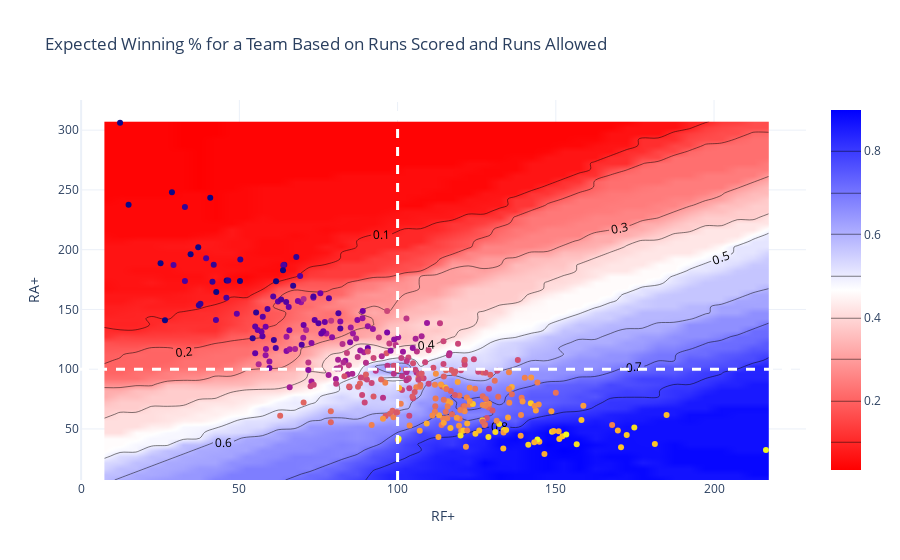

Write notebook code for a chart like this one.
### Code cell
color_scale = [[0, 'red'], [0.5, 'white'], [1, 'blue']]

fig = go.Figure(data =
    go.Contour(
        z=Z,
        x=aa[0],
        y=aa[0],
        #colorscale='Hot',
        colorscale=color_scale,
        contours=dict(
            coloring ='heatmap',
            showlabels = True, # show labels on contours
            labelfont = dict( # label font properties
                size = 12,
                color = 'black',
            )
    )))
fig.add_trace(go.Scatter(
    #x=tms['wRC+'],
    #y=tms['RA+'],
    x=st['RF+'],
    y=st['RA+'],
    mode='markers',
    marker=dict(color=st['Pct']),
    text=st['League']+' '+st['Team']+' '+st['Year'].astype(str)+'<br>'+st['Pct'].astype(str)+'<br>xPct: '+round(st['xPct_KNN'],3).astype(str)+'<br>RF+:'+st['RF+'].astype(str)+'<br>RA+: '+st['RA+'].astype(str)+'<br>'+st['Postseason'].astype(str)
))
fig.add_hline(y=100, line_width=3, line_dash="dash", line_color="white")
fig.add_vline(x=100, line_width=3, line_dash="dash", line_color="white")
fig.update_layout(
    title='Expected Winning % for a Team Based on Runs Scored and Runs Allowed',
    xaxis_title='RF+',
    yaxis_title='RA+',
    template = 'plotly_white',
)
fig.show()
#fig.write_html('xPct.html', include_plotlyjs='cdn')

### Figure 1 — Plotly figure (JSON) as saved in the notebook; plotly's stock layout.template omitted (floating-point values rounded to 4 significant figures; data arrays with more than 128 entries replaced by an {"elided": "..."} marker saying what was removed)
{"data": [{"colorscale": [[0, "red"], [0.5, "white"], [1, "blue"]], "contours": {"coloring": "heatmap", "labelfont": {"color": "black", "size": 12}, "showlabels": true}, "type": "contour", "x": [7.3, 12.3, 17.3, 22.3, 27.3, 32.3, 37.3, 42.3, 47.3, 52.3, 57.3, 62.3, 67.3, 72.3, 77.3, 82.3, 87.3, 92.3, 97.3, 102.3, 107.3, 112.3, 117.3, 122.3, 127.3, 132.3, 137.3, 142.3, 147.3, 152.3, 157.3, 162.3, 167.3, 172.3, 177.3, 182.3, 187.3, 192.3, 197.3, 202.3, 207.3, 212.3, 217.3], "y": [7.3, 12.3, 17.3, 22.3, 27.3, 32.3, 37.3, 42.3, 47.3, 52.3, 57.3, 62.3, 67.3, 72.3, 77.3, 82.3, 87.3, 92.3, 97.3, 102.3, 107.3, 112.3, 117.3, 122.3, 127.3, 132.3, 137.3, 142.3, 147.3, 152.3, 157.3, 162.3, 167.3, 172.3, 177.3, 182.3, 187.3, 192.3, 197.3, 202.3, 207.3, 212.3, 217.3], "z": {"elided": "61x43 float values"}}, {"marker": {"color": {"elided": "350 float values"}}, "mode": "markers", "text": {"elided": "350 str values"}, "type": "scatter", "x": {"elided": "350 float values"}, "y": {"elided": "350 float values"}}], "layout": {"shapes": [{"line": {"color": "white", "dash": "dash", "width": 3}, "type": "line", "x0": 0, "x1": 1, "xref": "x domain", "y0": 100, "y1": 100, "yref": "y"}, {"line": {"color": "white", "dash": "dash", "width": 3}, "type": "line", "x0": 100, "x1": 100, "xref": "x", "y0": 0, "y1": 1, "yref": "y domain"}], "title": {"text": "Expected Winning % for a Team Based on Runs Scored and Runs Allowed"}, "xaxis": {"title": {"text": "RF+"}}, "yaxis": {"title": {"text": "RA+"}}}}
